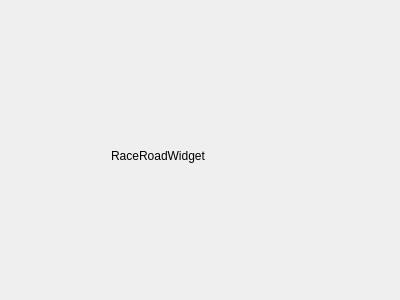
<?xml version="1.0" encoding="UTF-8"?>
<ui version="4.0">
 <class>RaceRoadWidget</class>
 <widget class="QWidget" name="RaceRoadWidget">
  <property name="geometry">
   <rect>
    <x>0</x>
    <y>0</y>
    <width>400</width>
    <height>300</height>
   </rect>
  </property>
  <property name="windowTitle">
   <string>Form</string>
  </property>
  <widget class="QLabel" name="label">
   <property name="geometry">
    <rect>
     <x>111</x>
     <y>140</y>
     <width>131</width>
     <height>31</height>
    </rect>
   </property>
   <property name="text">
    <string>RaceRoadWidget</string>
   </property>
  </widget>
 </widget>
 <resources/>
 <connections/>
</ui>
